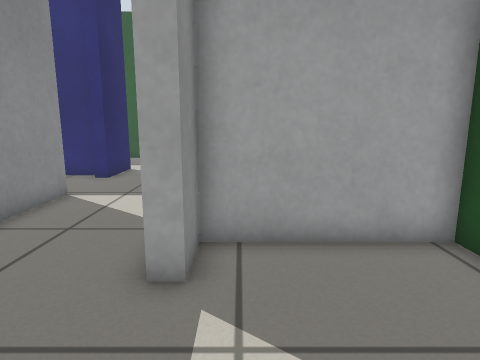
[1] (above)

22 first-person views from a walk through a Gazebo world. The camera is 0.6 m above the floor, tilts 10° down and sees 75° across. The floor is counted in squares, 0.25 m on a side. Each view is taken from the middle of a square. On the plan, view 1 faces up. The plan holds only what a view shows up to about 19 squares ahead; the rest is blank.

[2]
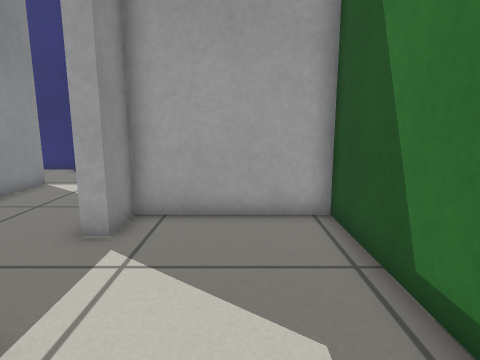

[3]
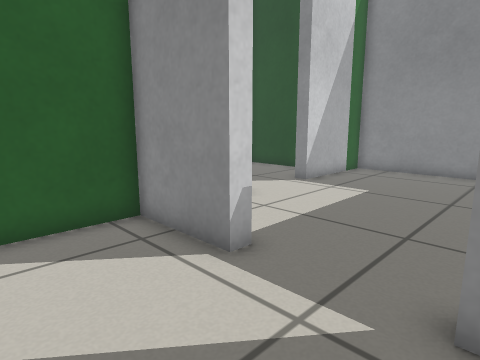

[4]
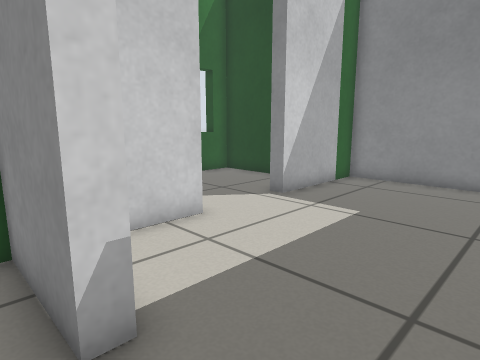

[5]
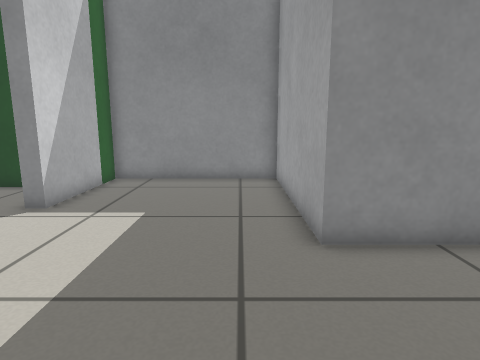

[6]
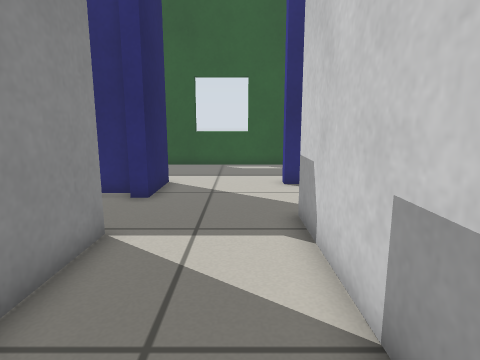

[7]
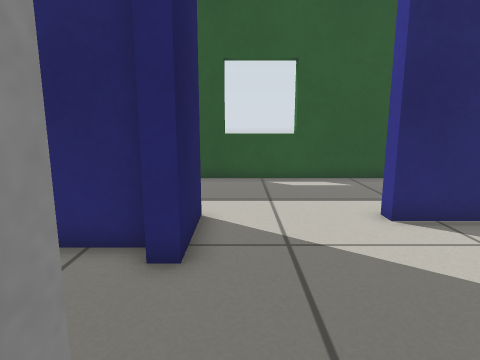

[8]
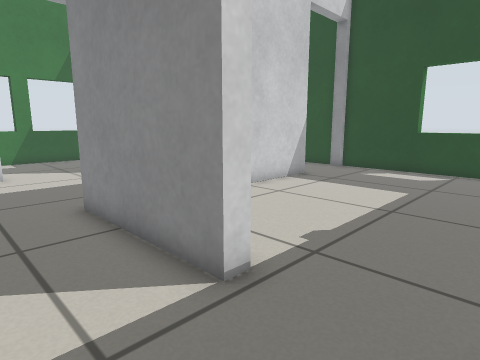

[9]
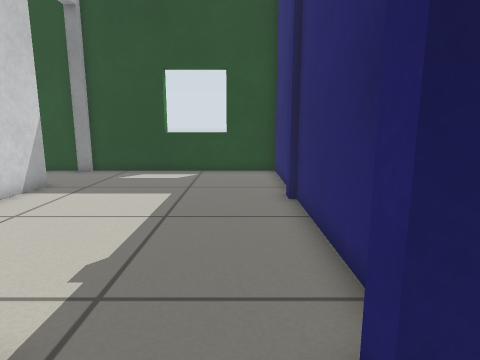

[10]
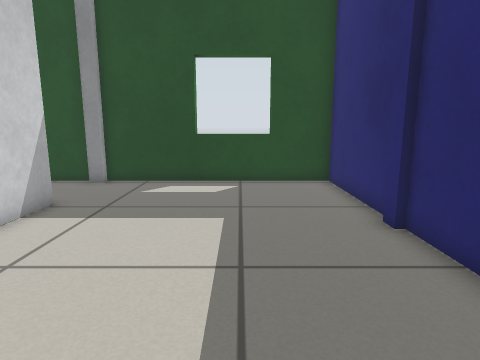

[11]
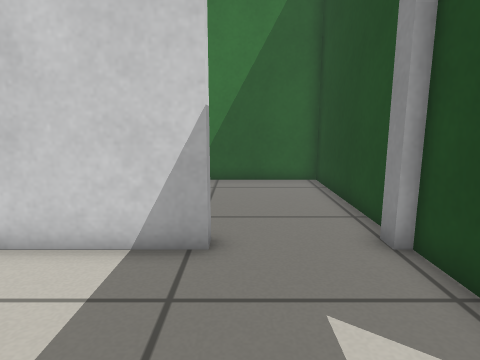

[12]
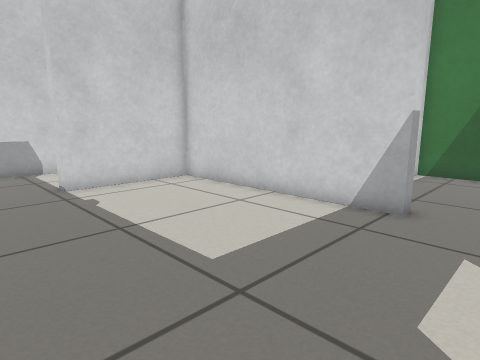

[13]
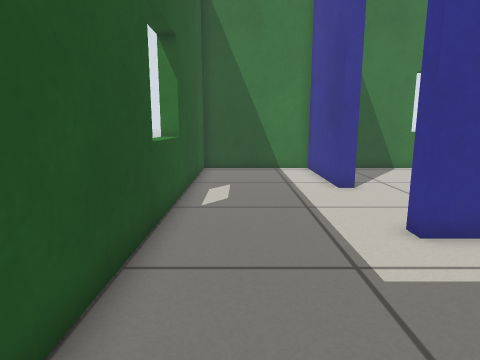

[14]
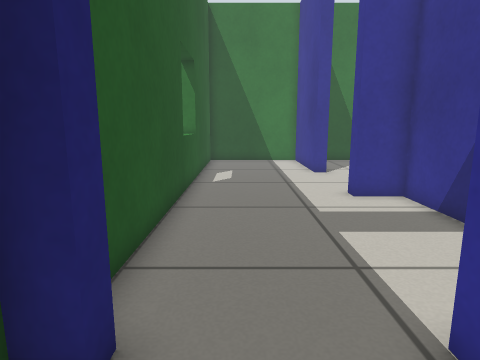

[15]
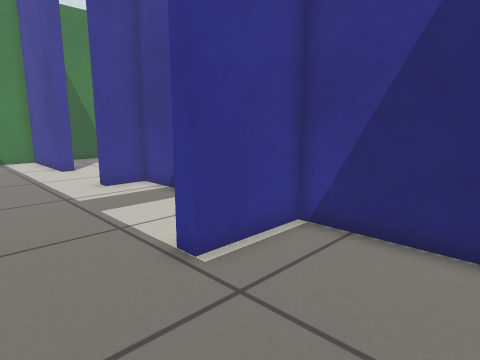

[16]
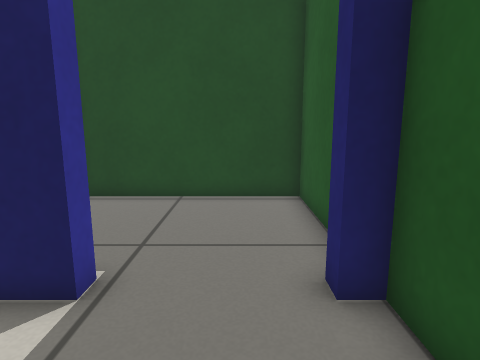

[17]
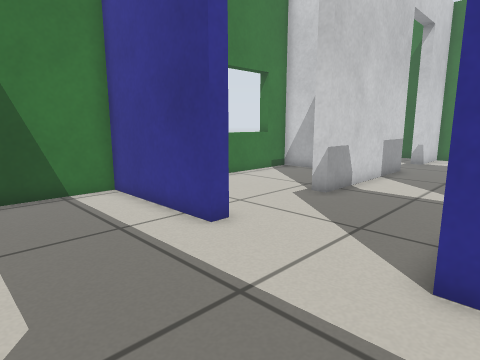

[18]
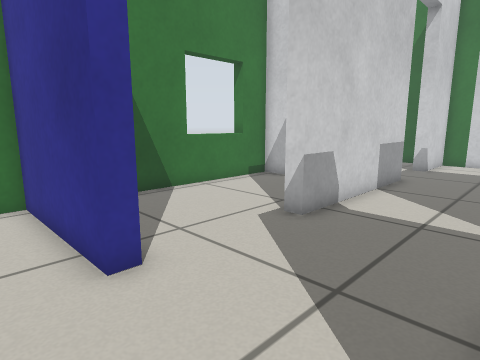

[19]
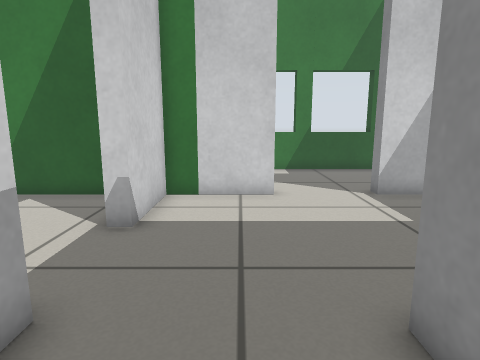

[20]
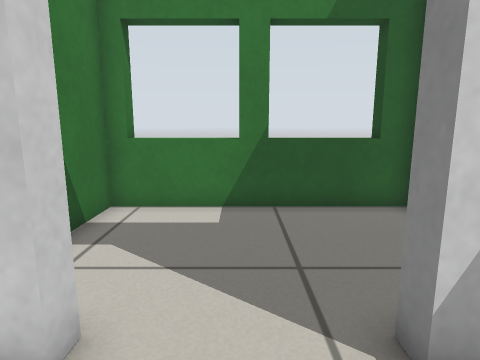

[21]
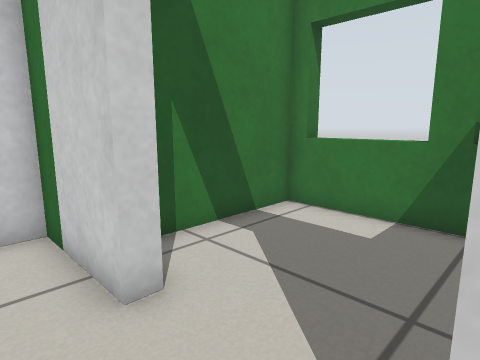

[22]
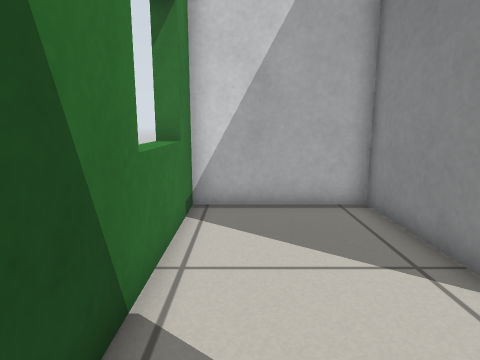

### Floor plan
Points are (right, up) in squares from view 1. A wall is a line through its corners. A room is listed if a view was taken in it or the views show most of it. See-through windows are left out.
Room 1 (views 1, 2, 3, 4, 5)
walls: (-0.8, 0.9) (-0.8, -2.6) (3.8, -2.6); (4.4, 0.9) (4.4, 6.1) (-0.8, 6.1) (-0.8, 4.5)
ways out: open door at (-1, 2.5) to room 2
Room 2 (views 6, 7, 8, 9, 10, 19, 20, 21)
walls: (-1.4, 4.5) (-1.4, 12.1) (-0.7, 12.1); (-6.6, 10.6) (-6, 10.6) (-6, 4.7) (-13.9, 4.7) (-13.9, -2.6) (-8.8, -2.6); (-5.2, -2.6) (-1.4, -2.6) (-1.4, 0.9); (-1.2, 16.6) (-1.2, 17.2); (-6, 17.2) (-6, 14.1) (-6.7, 14.1)
ways out: open door at (-1, 2.5) to room 1; opening at (-6.5, 12) to room 3; opening at (-1, 14.5) to room 6; open door at (-7, -3) to room 7; opening at (-3.5, 17)
Room 3 (views 11, 12)
walls: (-13.9, 14.6) (-14.6, 14.6); (-15, 14.9) (-20.4, 14.9) (-20.4, 5.2); (-16.4, 5.2) (-6.6, 5.2) (-6.6, 10.6); (-6.7, 14.9) (-14, 14.9)
ways out: opening at (-6.5, 12) to room 2; open door at (-18.5, 5)
Room 4 (views 13, 16, 17, 18)
walls: (-9.6, 15.4) (-6.6, 15.4) (-6.6, 17.2) (-6, 17.2); (-13.9, 18.7) (-13.9, 17.6); (-5.5, 23) (-13.9, 23) (-13.9, 22.3)
ways out: open door at (-14, 20.5) to room 5; opening at (-6.5, 20)
Room 5 (views 14, 15)
walls: (-18.4, 15.4) (-14.6, 15.4) (-14.6, 18.7); (-16.9, 23) (-20.4, 23) (-20.4, 15.9); (-14.6, 22.3) (-14.6, 23.1)
ways out: open door at (-14, 20.5) to room 4
Room 6 (view 22)
walls: (-0.8, 11.4) (-0.8, 6.8) (4.4, 6.8) (4.4, 14.5); (1.1, 16.6) (-1.2, 16.6)
ways out: opening at (-1, 14.5) to room 2
Room 7 (no view inside)
walls: (-12, -5.4) (-12, -9) (-3.2, -9) (-3.2, -4.4)
ways out: open door at (-7, -3) to room 2

Where each view was taken, in squares from view 1:
view 1: 0 up, 0 right, facing up
view 2: 2 down, 2 right, facing up
view 3: 5 up, 3 right, facing down-left
view 4: 4 up, 0 right, facing down-left
view 5: 3 up, 0 right, facing left
view 6: 4 up, 3 left, facing up
view 7: 9 up, 5 left, facing up
view 8: 14 up, 3 left, facing down-left
view 9: 13 up, 4 left, facing left
view 10: 11 up, 7 left, facing left
view 11: 11 up, 17 left, facing down
view 12: 14 up, 19 left, facing down-right
view 13: 21 up, 13 left, facing right
view 14: 21 up, 17 left, facing right
view 15: 22 up, 19 left, facing down-right
view 16: 21 up, 10 left, facing left
view 17: 22 up, 7 left, facing down-right
view 18: 19 up, 6 left, facing down-right
view 19: 8 up, 4 left, facing down
view 20: 0 up, 7 left, facing down
view 21: 1 down, 9 left, facing down-right
view 22: 16 up, 3 right, facing down
